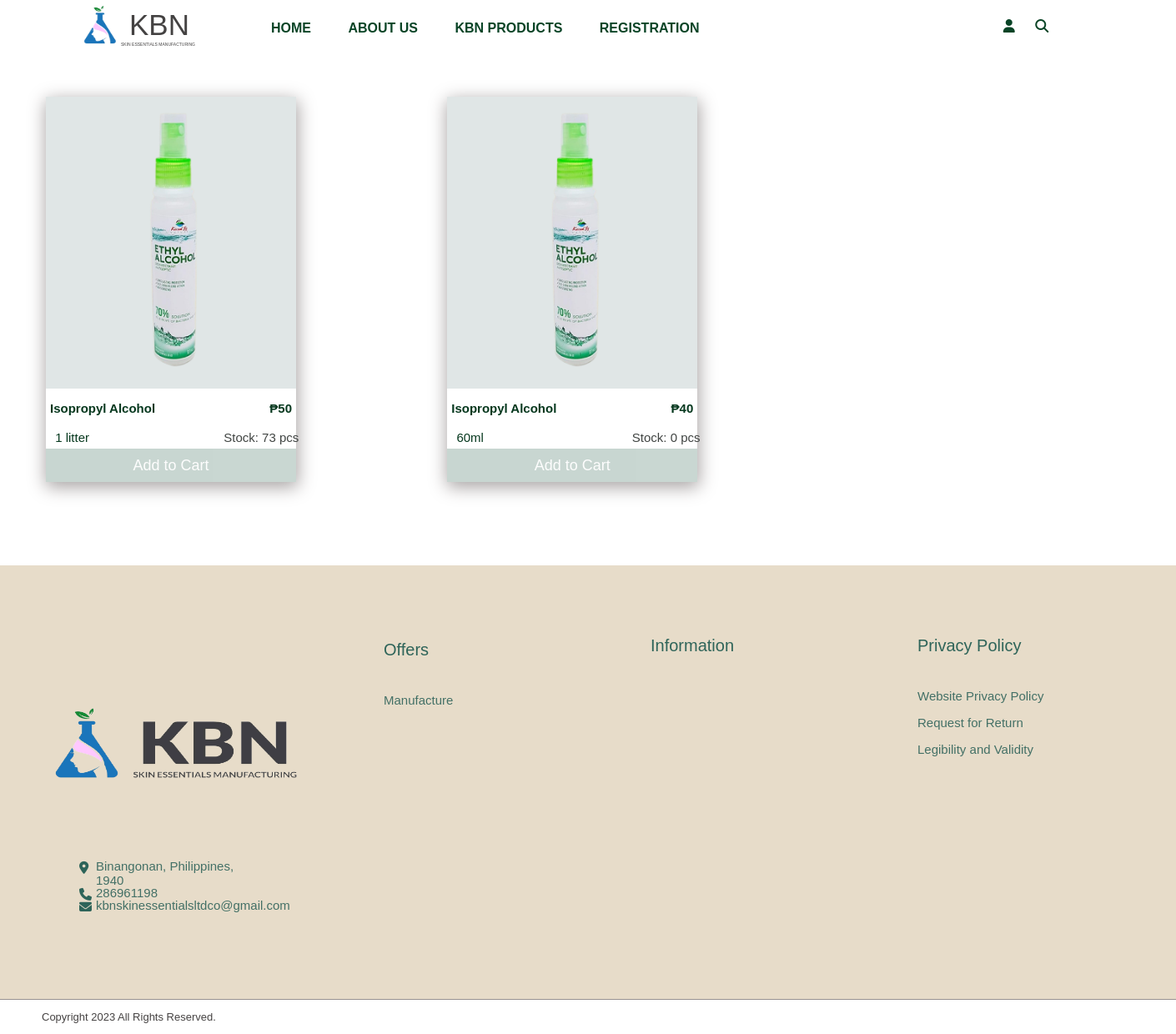
Page /Products/?Cat=Alcohol on the committed database.
### tables this page shows
CREATE TABLE `tblproducts` (
  `prodID` int(11) NOT NULL,
  `prodImg` varchar(100) NOT NULL,
  `prodName` varchar(100) NOT NULL,
  `prodPrice` int(11) NOT NULL,
  `prodVolume` varchar(100) DEFAULT NULL,
  `Quantity` int(11) DEFAULT NULL,
  `Sold` int(11) DEFAULT NULL,
  `prodCategory` varchar(100) NOT NULL,
  `Description` text DEFAULT NULL,
  `Ingredients` text DEFAULT NULL,
  `Howtouse` text DEFAULT NULL
);

### Products/index.php (the view, shortened to what this page needs)
<!DOCTYPE html>
<html>
<head>
    <link rel="stylesheet" href="https://cdnjs.cloudflare.com/ajax/libs/font-awesome/6.3.0/css/all.min.css" />
    <link rel="stylesheet" href="../css/style.css">
</head>
<body>
    <div class="log">
    <?php include('../includesPHP/topNav.php')?>
    <br><br>
    <div class="outerProductCon">
        <div class="productCon">
            <?php
            if(!isset($_GET['Cat'])){
                homepage();
            }else{
                $cat = $_GET['Cat'];
                $sql = "SELECT prodImg, prodName, prodPrice, prodVolume, Quantity from tblproducts where prodCategory = '$cat'";
                $result = $conn->query($sql);
                if ($result->num_rows > 0) {
                    while ($row = $result->fetch_assoc()) {
                        $prodImg = $row['prodImg'];
                        $prodName = $row['prodName'];
                        $prodPrice = $row['prodPrice'];
                        $prodVariant = $row['prodVolume'];
                        $prodStock = $row['Quantity'];
                        echo "<div class='gridProduct'>";
                        echo "<div class='productImgCon' onclick=\"location.href='../Products/ageEraser.php?prod=$prodName&vol=$prodVariant'\">";
                        echo "<img class='prodImg' id='productImg' src='resources/$prodImg' alt='prodImg.png'>";
                        echo "</div>";
                        echo "<p class='productLbl' id='productLabel'>$prodName</p>";
                        echo "<p class='weight' id='productWeight'>$prodVariant</p>";
                        echo "<p class='price' id='productPrice'>₱$prodPrice</p>";
                        echo "<p class='stock' id='productStock'>Stock: $prodStock pcs</p>";
                        if($prodStock > 0 && isset($_SESSION['userID'])){
                            echo "<button class='addCart'>Add to Cart</button>";
                        }else{
                            echo "<button class='addCart' style='pointer-events: none; opacity: 0.5;' disabled>Add to Cart</button>";
                        }
                        echo "</div>";
                    }
                } else {
                    homepage();
                }
            }
        ?>
        </div>
    </div>
    <?php include('../includesPHP/footer.php')?>
</body>
</html>

### css/style.css (style rules this page uses)
body { margin: 0px auto 0px auto; font-family: 'Montserrat', sans-serif; }
::placeholder { color: rgb(110, 104, 104); opacity: 1; }
p { font-size: 20px; }
.log { height: 600px; width: 1349px; }
button { background-color: rgb(9, 68, 38); font-size: 20px; width: 360px; height: 40px; margin: 20px auto auto 65px; color: #fcfcfc; }
.productCon { height: auto; display: grid; column-gap: 25px; row-gap: 50px; grid-template-columns: auto auto auto auto; width: 1300px; margin: 0px auto 0px auto; }
.outerProductCon { width: 100%; margin: -520px auto 100px auto; }
.gridProduct { width: 300px; height: auto; box-shadow: 1px 5px 20px 1px #a7a2a2; }
.productImgCon { background-color: rgb(224, 230, 230); width: 300px; height: 350px; cursor: pointer; }
.productLbl { font-size: 15px; margin-left: 5px; margin-bottom: 40px; float: left; font-weight: bold; color: rgb(6, 56, 30); }
.weight { font-size: 15px; margin-top: 50px; margin-left: -120px; float: left; color: rgb(6, 56, 30); }
.price { float: right; margin-right: 5px; font-weight: bold; color: rgb(6, 56, 30); font-size: 15px; }
.stock { float: right; margin: 50px -35px auto auto; color: rgb(64, 68, 66); font-size: 15px; }
.addCart { width: 300px; margin: 0px auto auto auto; border: none; background-color: rgb(147, 175, 165); font-size: 18px; }
.prodImg { width: 100%; height: 100%; object-fit: contain; }

### rows in the picture
tblproducts: prodImg (picture), prodName "Isopropyl Alcohol", prodVolume "1 litter", prodPrice "50", Quantity "73", shows "Add to Cart"
tblproducts: prodImg (picture), prodName "Isopropyl Alcohol", prodVolume "60ml", prodPrice "40", Quantity "0", shows "Add to Cart"
